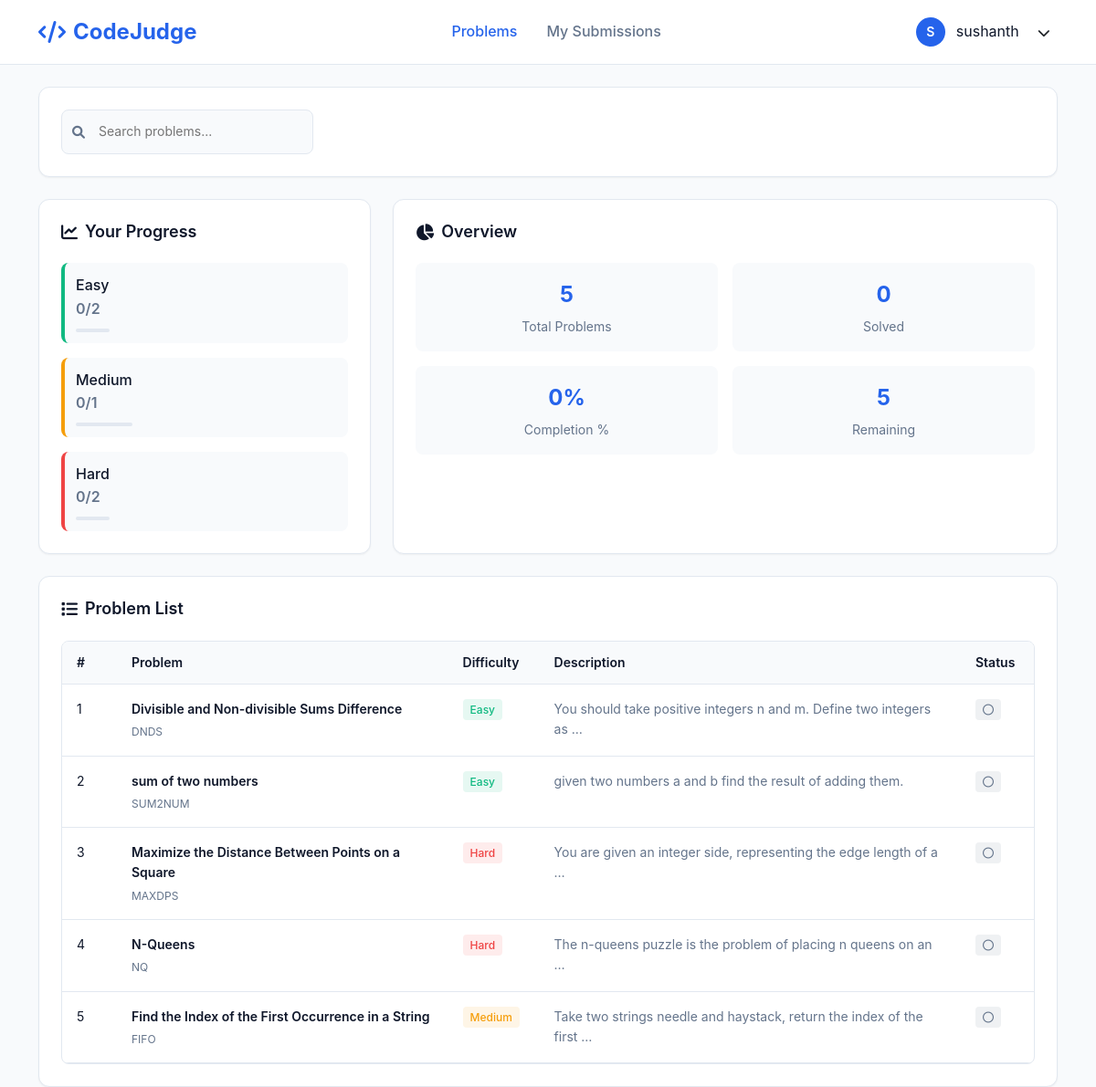
The app's page /problems/ (signed in) with its own data.
### core/models.py (models this page shows, shortened)
class Problem(models.Model):
    DIFFICULTY = (('E','Easy'),('M','Medium'),('H','Hard'))
    name = models.CharField(max_length=100)
    short_code = models.CharField(max_length=40,unique=True)
    statement = models.TextField()
    difficulty = models.CharField(max_length=1,choices=DIFFICULTY)

### core/views.py (the view, shortened to what this page needs)
# urls.py: path('', views.problems_list, name='problems_list'),
def problems_list(request):
    search_query = request.GET.get('search', '').strip()
    problems = Problem.objects.all()
    if search_query:
        problems = problems.filter(
            Q(name__icontains=search_query) |
            Q(short_code__icontains=search_query) |
            Q(statement__icontains=search_query)
        )
    problems = problems.order_by('difficulty', 'name')
    all_problems = Problem.objects.all()
    easy_count = all_problems.filter(difficulty='E').count()
    medium_count = all_problems.filter(difficulty='M').count()
    hard_count = all_problems.filter(difficulty='H').count()
    total_problems_count = all_problems.count()
    context = {
        'problems': problems,
        'search_query': search_query,
        'easy_count': easy_count,
        'medium_count': medium_count,
        'hard_count': hard_count,
        'total_problems_count': total_problems_count,
    }
    if request.user.is_authenticated:
        accepted_submissions = Submission.objects.filter(
            user=request.user,
            verdict='AC'
        ).values_list('problem__short_code', flat=True).distinct()
        solved_problems = set(accepted_submissions)
        easy_solved = 0
        medium_solved = 0
        hard_solved = 0
        for problem in all_problems:
            if problem.short_code in solved_problems:
                if problem.difficulty == 'E':
                    easy_solved += 1
                elif problem.difficulty == 'M':
                    medium_solved += 1
                elif problem.difficulty == 'H':
                    hard_solved += 1
        total_solved = len(solved_problems)
        remaining_problems = total_problems_count - total_solved
        user_progress = {
            'solved_problems': solved_problems,
            'easy_completed': easy_solved,
            'medium_completed': medium_solved,
            'hard_completed': hard_solved,
            'total_solved': total_solved,
            'remaining_problems': remaining_problems,
        }
        context['user_progress'] = user_progress
    return render(request, 'problem_list.html', context)

### core/templates/problem_list.html (shortened to what this page needs)
{% load static %}
<!DOCTYPE html>
<html lang="en">
<head>
    <link href="https://cdn.jsdelivr.net/npm/bootstrap@5.3.0/dist/css/bootstrap.min.css" rel="stylesheet">
    <link href="https://cdnjs.cloudflare.com/ajax/libs/font-awesome/6.0.0/css/all.min.css" rel="stylesheet">
</head>
<body>
    <header class="header">
        <div class="container">
            <div class="header-content">
                <a href="{% url 'core:problems_list' %}" class="logo">
                    <i class="fas fa-code"></i>
                    CodeJudge
                </a>
                <nav class="nav-links">
                    <a href="{% url 'core:problems_list' %}" class="nav-link active">Problems</a>
                    {% if user.is_authenticated %}
                    <a href="{% url 'core:submissions_list' %}" class="nav-link">My Submissions</a>
                    {% endif %}
                </nav>
                <div class="user-profile">
                    {% if user.is_authenticated %}
                    <div class="user-avatar">{{ user.username|first|upper }}</div>
                    <span>{{ user.username }}</span>
                    <div class="dropdown">
                        <button class="btn btn-sm" type="button" data-bs-toggle="dropdown">
                            <i class="fas fa-chevron-down"></i>
                        </button>
                    </div>
                    {% else %}
                    <a href="{% url 'authentication:login-user' %}" class="nav-link">Login</a>
                    <a href="{% url 'authentication:register-user' %}" class="nav-link">Register</a>
                    {% endif %}
                </div>
            </div>
        </div>
    </header>
    <div class="container" style="margin-top: 1.5rem;">
        <div class="search-section">
            <form method="GET" action="{% url 'core:problems_list' %}">
                <div style="display: flex; align-items: center;">
                    <div class="search-container">
                        <i class="fas fa-search search-icon"></i>
                        <input type="text" name="search" class="search-input" placeholder="Search problems..."
                            value="{{ search_query }}">
                    </div>
                </div>
            </form>
        </div>
        {% if user.is_authenticated and not search_query %}
        <div class="dashboard-grid">
            <div class="progress-card">
                <h3 class="card-title">
                    <i class="fas fa-chart-line"></i>
                    Your Progress
                </h3>
                <div class="progress-stats">
                    <div class="stat-item easy">
                        <div>
                            <div class="stat-label">Easy</div>
                            <div class="stat-value">{{ user_progress.easy_completed }}/{{ easy_count }}</div>
                            <div class="progress-bar">
                            </div>
                        </div>
                    </div>
                    <div class="stat-item medium">
                        <div>
                            <div class="stat-label">Medium</div>
                            <div class="stat-value">{{ user_progress.medium_completed }}/{{ medium_count }}</div>
                            <div class="progress-bar">
                            </div>
                        </div>
                    </div>
                    <div class="stat-item hard">
                        <div>
                            <div class="stat-label">Hard</div>
                            <div class="stat-value">{{ user_progress.hard_completed }}/{{ hard_count }}</div>
                            <div class="progress-bar">
                            </div>
                        </div>
                    </div>
                </div>
            </div>
            <div class="quick-stats">
                <h3 class="card-title">
                    <i class="fas fa-chart-pie"></i>
                    Overview
                </h3>
                <div class="stats-grid">
                    <div class="quick-stat">
                        <div class="quick-stat-number">{{ total_problems_count }}</div>
                        <div class="quick-stat-label">Total Problems</div>
                    </div>
                    <div class="quick-stat">
                        <div class="quick-stat-number">{{ user_progress.total_solved }}</div>
                        <div class="quick-stat-label">Solved</div>
                    </div>
                    <div class="quick-stat">
                        <div class="quick-stat-number">
                            {% if total_problems_count > 0 %}
                            {% widthratio user_progress.total_solved total_problems_count 100 %}%
                            {% else %}
                            0%
                            {% endif %}
                        </div>
                        <div class="quick-stat-label">Completion %</div>
                    </div>
                    <div class="quick-stat">
                        <div class="quick-stat-number">{{ user_progress.remaining_problems }}</div>
                        <div class="quick-stat-label">Remaining</div>
                    </div>
                </div>
            </div>
        </div>
        {% endif %}
        <div class="problems-card">
            <h3 class="card-title">
                <i class="fas fa-list"></i>
                {% if search_query %}Search Results{% else %}Problem List{% endif %}
            </h3>
            <div class="table-container">
                <table class="custom-table">
                    <thead>
                        <tr>
                            <th style="width: 60px;">#</th>
                            <th>Problem</th>
                            <th style="width: 100px;">Difficulty</th>
                            <th>Description</th>
                            <th style="width: 80px;">Status</th>
                        </tr>
                    </thead>
                    <tbody>
                        {% for problem in problems %}
                        <tr class="problem-row {% if problem.short_code in user_progress.solved_problems %}solved{% endif %}"
                            data-problem-code="{{ problem.short_code }}"
                            data-problem-url="{% url 'core:problem_detail' problem.short_code %}">
                            <td onclick="navigateToProblem('{{ problem.short_code }}')">
                                {{ forloop.counter }}
                            </td>
                            <td>
                                <a href="{% url 'core:problem_detail' problem.short_code %}" class="problem-name">
                                    {{ problem.name }}
                                </a>
                                <div class="problem-code">{{ problem.short_code }}</div>
                            </td>
                            <td onclick="navigateToProblem('{{ problem.short_code }}')">
                                {% if problem.difficulty == 'E' %}
                                <span class="difficulty-badge easy">Easy</span>
                                {% elif problem.difficulty == 'M' %}
                                <span class="difficulty-badge medium">Medium</span>
                                {% else %}
                                <span class="difficulty-badge hard">Hard</span>
                                {% endif %}
                            </td>
                            <td onclick="navigateToProblem('{{ problem.short_code }}')">
                                <span style="color: var(--text-secondary);">
                                    {{ problem.statement|truncatewords:12 }}
                                </span>
                            </td>
                            <td onclick="navigateToProblem('{{ problem.short_code }}')">
                                {% if problem.short_code in user_progress.solved_problems %}
                                <span class="status-badge solved">
                                    <i class="fas fa-check"></i>
                                </span>
                                {% else %}
                                <span class="status-badge unsolved">
                                    <i class="far fa-circle"></i>
                                </span>
                                {% endif %}
                            </td>
                        </tr>
                        {% endfor %}
                    </tbody>
                </table>
            </div>
        </div>
    </div>
</body>
</html>

### records on screen
Problem: name "Divisible and Non-divisible Sums Difference", short_code "DNDS", difficulty "Easy", statement "You should take positive integers n and m. Define two integers as …"
Problem: name "sum of two numbers", short_code "SUM2NUM", difficulty "Easy", statement "given two numbers a and b find the result of adding them."
Problem: name "Maximize the Distance Between Points on a Square", short_code "MAXDPS", difficulty "Hard", statement "You are given an integer side, representing the edge length of a …"
Problem: name "N-Queens", short_code "NQ", difficulty "Hard", statement "The n-queens puzzle is the problem of placing n queens on an …"
Problem: name "Find the Index of the First Occurrence in a String", short_code "FIFO", difficulty "Medium", statement "Take two strings needle and haystack, return the index of the first …"

### other values on screen
{{ user.username|first|upper }} "S"
{{ user.username }} "sushanth"
{{ user_progress.easy_completed }} "0"
{{ easy_count }} "2"
{{ user_progress.medium_completed }} "0"
{{ medium_count }} "1"
{{ user_progress.hard_completed }} "0"
{{ hard_count }} "2"
{{ total_problems_count }} "5"
{{ user_progress.total_solved }} "0"
{{ user_progress.remaining_problems }} "5"
